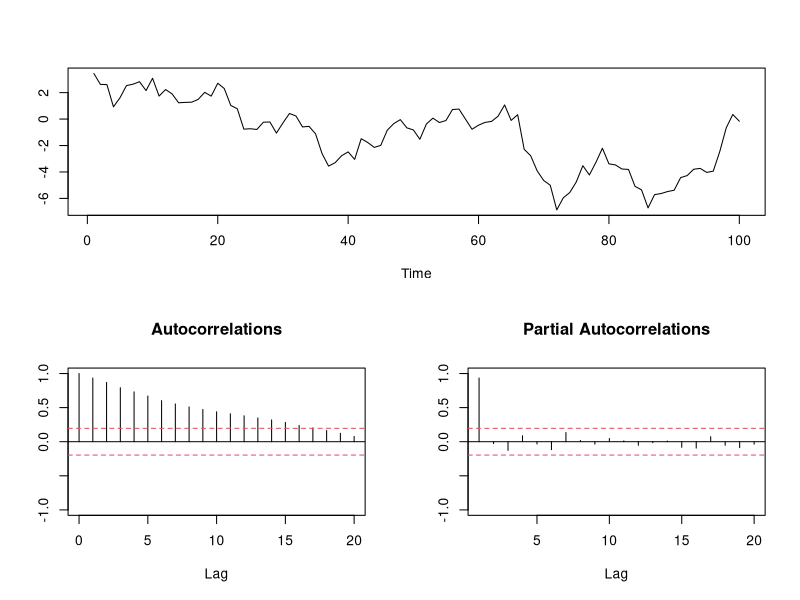
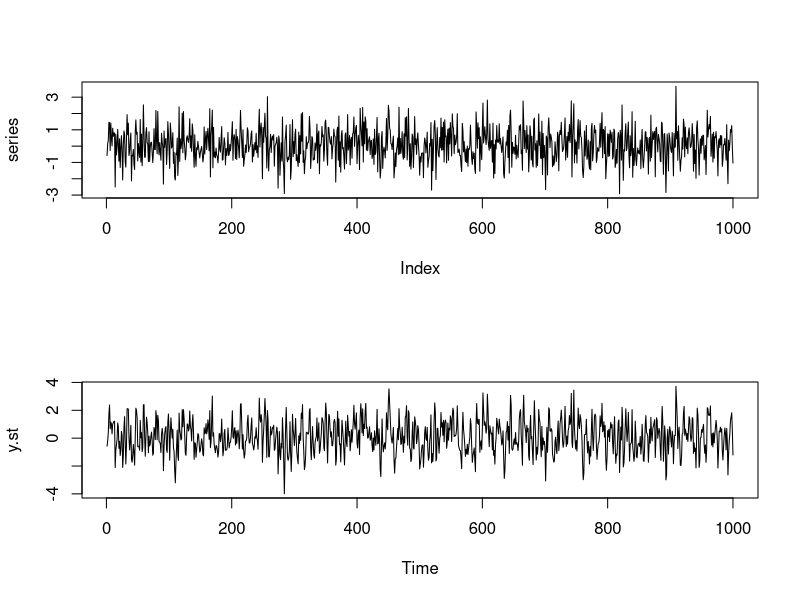
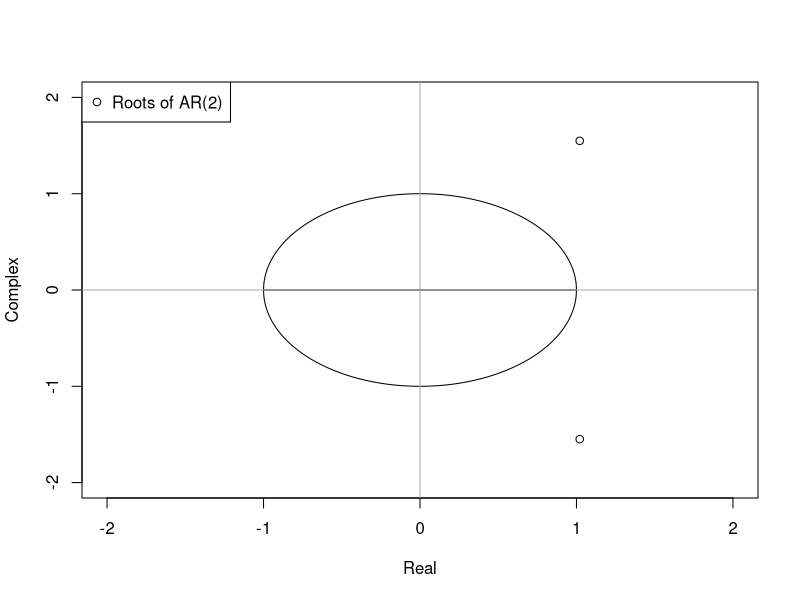

R code for these plots, in order:
#---------#---------#---------#---------#---------#---------#---------#---------
rm(list=ls())
#detach('package:dplyr')
search()

op <- par(no.readonly=T)


# 2. AR(p) TS Process
# Simulation of AR(1) process with φ = 0.9
N <- 100
PHI <- 0.9
layout(matrix(c(1, 1, 2, 3), 2, 2, byrow=T))
y <- arima.sim(n=N, list(ar=PHI), innov=rnorm(N))
plot.ts(y, ylab='')
acf(y, main='Autocorrelations', ylab='', ylim=c(-1, 1), ci.col=2)
pacf(y, main='Partial Autocorrelations', ylab='', ylim=c(-1, 1), ci.col=2)



# 3. MA(q) Time Series Process
series <- rnorm(1000)
y.st <- filter(series, filter=c(0.6, -0.28), method='recursive')
par(mfrow=c(2, 1))
plot(series, type='l')
plot(y.st, type='l')
ar2.st <- arima(y.st, c(2, 0, 0), include.mean=F, transform.pars=F, method='ML')
ar2.st$coef
roots <- polyroot(c(1, -ar2.st$coef))
Mod(roots)
root.comp <- Im(roots)
root.real <- Re(roots)
x <- seq(-1, 1, length=1000)
y1 <- sqrt(1 - x^2)
y2 <- -y1
par(mfrow=c(1, 1))
plot(c(x, x), 
     c(y1, y2), 
     xlab='Real', 
     ylab='Complex', 
     type='l', 
     xlim=c(-2, 2), 
     ylim=c(-2, 2))
abline(h=0, col='darkgrey')
abline(v=0, col='darkgrey')
points(root.real, root.comp)
legend('topleft', legend='Roots of AR(2)', pch=1)



# 4. ARMA(p, q) Time Series Process
